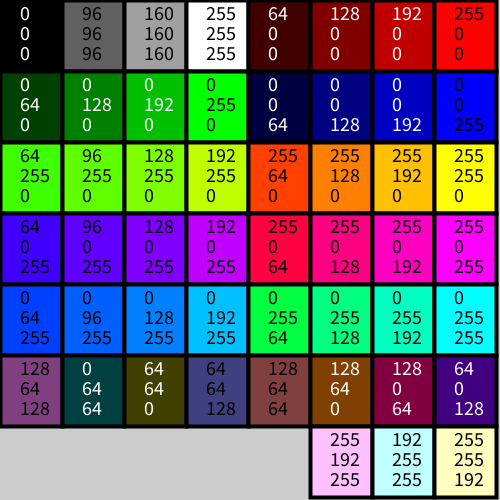
Frame 1 (no input)
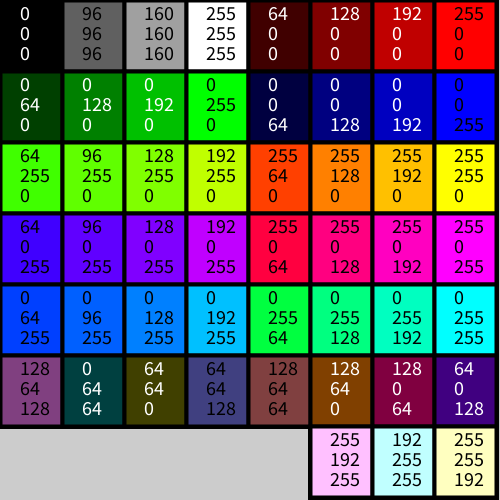
Frame 60 (the mouse pressed at the canvas centre just before this capture)
Frame 120 (the mouse held since frame 60 and released just before this capture): identical to frame 60, image omitted

The Processing sketch that drew these frames (run headless with seeded random() and noise(); from frame 60 on, the mouse is pressed at the canvas centre):

// Processing sketch: ColorChart
// ── ColorChart.pde
void setup() {
  size(500,500); 
  strokeWeight(4);
  stroke(0);
  textSize(20);
}

void drawColorBox(int x, int y, int w, int h, int r, int g, int b) {
  fill(r,g,b);
  rect(x, y, w, h);
  if (r+g+b >= 255)
    fill(0);
  else
    fill(255);
  text(r, x+20, y+20);
  text(g, x+20, y+40);
  text(b, x+20, y+60);
}

void draw() {
  final int w = width / 8, h = height / 7;
  drawColorBox(0,0, w, h, 0,0,0);
  drawColorBox(w,0, w, h, 96,96,96);
  drawColorBox(2*w,0, w, h, 160,160,160);
  drawColorBox(3*w,0, w, h, 255,255,255);
  drawColorBox(4*w,0, w, h, 64,0,0);
  drawColorBox(5*w,0, w, h, 128,0,0);
  drawColorBox(6*w,0, w, h, 192,0,0);
  drawColorBox(7*w,0, w, h, 255,0,0);
  drawColorBox(0,h, w, h, 0,64,0);
  drawColorBox(w,h, w, h, 0,128,0);
  drawColorBox(2*w,h, w, h, 0,192,0);
  drawColorBox(3*w,h, w, h, 0,255,0);
  drawColorBox(4*w,h, w, h, 0,0,64);
  drawColorBox(5*w,h, w, h, 0,0,128);
  drawColorBox(6*w,h, w, h, 0,0,192);
  drawColorBox(7*w,h, w, h, 0,0,255);
  drawColorBox(0,2*h, w, h, 64,255,0);
  drawColorBox(w,2*h, w, h, 96,255,0);
  drawColorBox(2*w,2*h, w, h, 128,255,0);
  drawColorBox(3*w,2*h, w, h, 192,255,0);
  drawColorBox(4*w,2*h, w, h, 255,64,0);
  drawColorBox(5*w,2*h, w, h, 255,128,0);
  drawColorBox(6*w,2*h, w, h, 255,192,0);
  drawColorBox(7*w,2*h, w, h, 255,255,0);
  drawColorBox(0,3*h, w, h, 64,0,255);
  drawColorBox(w,3*h, w, h, 96,0,255);
  drawColorBox(2*w,3*h, w, h, 128,0,255);
  drawColorBox(3*w,3*h, w, h, 192,0,255);
  drawColorBox(4*w,3*h, w, h, 255,0,64);
  drawColorBox(5*w,3*h, w, h, 255,0,128);
  drawColorBox(6*w,3*h, w, h, 255,0,192);
  drawColorBox(7*w,3*h, w, h, 255,0,255);
  drawColorBox(0,4*h, w, h, 0,64,255);
  drawColorBox(w,4*h, w, h, 0,96,255);
  drawColorBox(2*w,4*h, w, h, 0,128,255);
  drawColorBox(3*w,4*h, w, h, 0,192,255);
  drawColorBox(4*w,4*h, w, h, 0,255,64);
  drawColorBox(5*w,4*h, w, h, 0,255,128);
  drawColorBox(6*w,4*h, w, h, 0,255,192);
  drawColorBox(7*w,4*h, w, h, 0,255,255);
  drawColorBox(0,5*h, w, h, 128,64,128);
  drawColorBox(w,5*h, w, h, 0,64,64);
  drawColorBox(2*w,5*h, w, h, 64,64,0);
  drawColorBox(3*w,5*h, w, h, 64,64,128);
  drawColorBox(4*w,5*h, w, h, 128,64,64);
  drawColorBox(5*w,5*h, w, h, 128,64,0);
  drawColorBox(6*w,5*h, w, h, 128,0,64);
  drawColorBox(7*w,5*h, w, h, 64,0,128);
  drawColorBox(5*w,6*h, w, h, 255,192,255);
  drawColorBox(6*w,6*h, w, h, 192,255,255);
  drawColorBox(7*w,6*h, w, h, 255,255,192);
}
